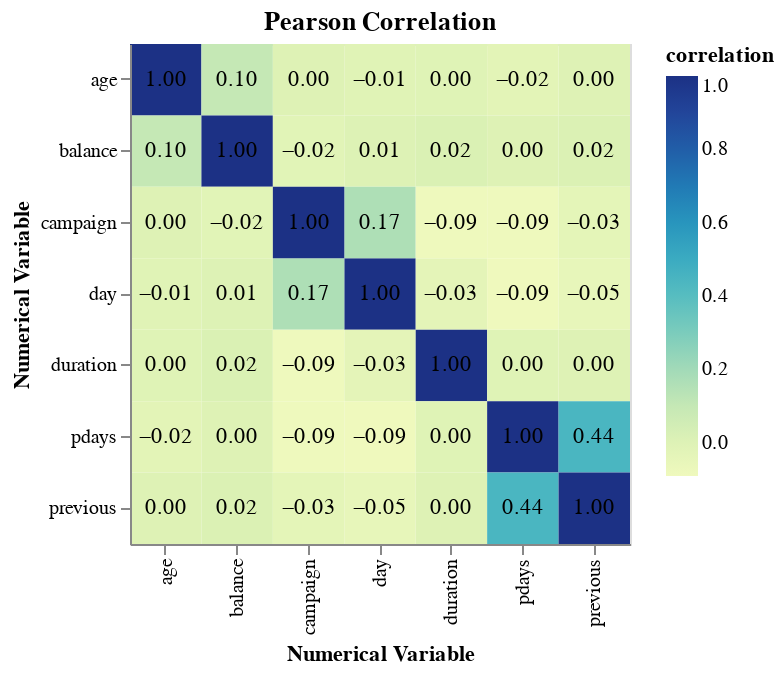

Notebook code for this chart:
### Code cell
# measure linear relationship
person_corr_df = train_df[numerical_cols].corr("pearson").unstack().reset_index()
person_corr_df.columns = ["num_variable_0", "num_variable_1", "correlation"]

corr_heatmap = alt.Chart(person_corr_df).mark_rect().encode(
    x=alt.X("num_variable_0").title("Numerical Variable"),
    y=alt.Y("num_variable_1").title("Numerical Variable"),
    color="correlation:Q"
).properties(
    width=250,
    height=250
)

text = alt.Chart(person_corr_df, title="Pearson Correlation").mark_text().encode(
    x=alt.X("num_variable_0").title("Numerical Variable"),
    y=alt.Y("num_variable_1").title("Numerical Variable"),
    text=alt.Text("correlation:Q", format=".2f")
)

corr_heatmap + text

### Figure 1 — Vega specification as saved in the notebook (floating-point values rounded to 4 significant figures)
{"$schema": "https://vega.github.io/schema/vega/v5.json", "data": [{"name": "source_0", "values": [{"correlation": 1.0, "num_variable_0": "age", "num_variable_1": "age"}, {"correlation": 0.1001, "num_variable_0": "age", "num_variable_1": "balance"}, {"correlation": -0.009646, "num_variable_0": "age", "num_variable_1": "day"}, {"correlation": -0.003913, "num_variable_0": "age", "num_variable_1": "duration"}, {"correlation": 0.001509, "num_variable_0": "age", "num_variable_1": "campaign"}, {"correlation": -0.02264, "num_variable_0": "age", "num_variable_1": "pdays"}, {"correlation": 0.004601, "num_variable_0": "age", "num_variable_1": "previous"}, {"correlation": 0.1001, "num_variable_0": "balance", "num_variable_1": "age"}, {"correlation": 1.0, "num_variable_0": "balance", "num_variable_1": "balance"}, {"correlation": 0.008295, "num_variable_0": "balance", "num_variable_1": "day"}, {"correlation": 0.02214, "num_variable_0": "balance", "num_variable_1": "duration"}, {"correlation": -0.01688, "num_variable_0": "balance", "num_variable_1": "campaign"}, {"correlation": 0.004652, "num_variable_0": "balance", "num_variable_1": "pdays"}, {"correlation": 0.0173, "num_variable_0": "balance", "num_variable_1": "previous"}, {"correlation": -0.009646, "num_variable_0": "day", "num_variable_1": "age"}, {"correlation": 0.008295, "num_variable_0": "day", "num_variable_1": "balance"}, {"correlation": 1.0, "num_variable_0": "day", "num_variable_1": "day"}, {"correlation": -0.02892, "num_variable_0": "day", "num_variable_1": "duration"}, {"correlation": 0.1669, "num_variable_0": "day", "num_variable_1": "campaign"}, {"correlation": -0.0907, "num_variable_0": "day", "num_variable_1": "pdays"}, {"correlation": -0.04893, "num_variable_0": "day", "num_variable_1": "previous"}, {"correlation": -0.003913, "num_variable_0": "duration", "num_variable_1": "age"}, {"correlation": 0.02214, "num_variable_0": "duration", "num_variable_1": "balance"}, {"correlation": -0.02892, "num_variable_0": "duration", "num_variable_1": "day"}, {"correlation": 1.0, "num_variable_0": "duration", "num_variable_1": "duration"}, {"correlation": -0.08685, "num_variable_0": "duration", "num_variable_1": "campaign"}, {"correlation": -0.004273, "num_variable_0": "duration", "num_variable_1": "pdays"}, {"correlation": 0.002003, "num_variable_0": "duration", "num_variable_1": "previous"}, {"correlation": 0.001509, "num_variable_0": "campaign", "num_variable_1": "age"}, {"correlation": -0.01688, "num_variable_0": "campaign", "num_variable_1": "balance"}, {"correlation": 0.1669, "num_variable_0": "campaign", "num_variable_1": "day"}, {"correlation": -0.08685, "num_variable_0": "campaign", "num_variable_1": "duration"}, {"correlation": 1.0, "num_variable_0": "campaign", "num_variable_1": "campaign"}, {"correlation": -0.08587, "num_variable_0": "campaign", "num_variable_1": "pdays"}, {"correlation": -0.02988, "num_variable_0": "campaign", "num_variable_1": "previous"}, {"correlation": -0.02264, "num_variable_0": "pdays", "num_variable_1": "age"}, {"correlation": 0.004652, "num_variable_0": "pdays", "num_variable_1": "balance"}, {"correlation": -0.0907, "num_variable_0": "pdays", "num_variable_1": "day"}, {"correlation": -0.004273, "num_variable_0": "pdays", "num_variable_1": "duration"}, {"correlation": -0.08587, "num_variable_0": "pdays", "num_variable_1": "campaign"}, {"correlation": 1.0, "num_variable_0": "pdays", "num_variable_1": "pdays"}, {"correlation": 0.4404, "num_variable_0": "pdays", "num_variable_1": "previous"}, {"correlation": 0.004601, "num_variable_0": "previous", "num_variable_1": "age"}, {"correlation": 0.0173, "num_variable_0": "previous", "num_variable_1": "balance"}, {"correlation": -0.04893, "num_variable_0": "previous", "num_variable_1": "day"}, {"correlation": 0.002003, "num_variable_0": "previous", "num_variable_1": "duration"}, {"correlation": -0.02988, "num_variable_0": "previous", "num_variable_1": "campaign"}, {"correlation": 0.4404, "num_variable_0": "previous", "num_variable_1": "pdays"}, {"correlation": 1.0, "num_variable_0": "previous", "num_variable_1": "previous"}]}, {"name": "data_0", "values": [{"correlation": 1.0, "num_variable_0": "age", "num_variable_1": "age"}, {"correlation": 0.1001, "num_variable_0": "age", "num_variable_1": "balance"}, {"correlation": -0.009646, "num_variable_0": "age", "num_variable_1": "day"}, {"correlation": -0.003913, "num_variable_0": "age", "num_variable_1": "duration"}, {"correlation": 0.001509, "num_variable_0": "age", "num_variable_1": "campaign"}, {"correlation": -0.02264, "num_variable_0": "age", "num_variable_1": "pdays"}, {"correlation": 0.004601, "num_variable_0": "age", "num_variable_1": "previous"}, {"correlation": 0.1001, "num_variable_0": "balance", "num_variable_1": "age"}, {"correlation": 1.0, "num_variable_0": "balance", "num_variable_1": "balance"}, {"correlation": 0.008295, "num_variable_0": "balance", "num_variable_1": "day"}, {"correlation": 0.02214, "num_variable_0": "balance", "num_variable_1": "duration"}, {"correlation": -0.01688, "num_variable_0": "balance", "num_variable_1": "campaign"}, {"correlation": 0.004652, "num_variable_0": "balance", "num_variable_1": "pdays"}, {"correlation": 0.0173, "num_variable_0": "balance", "num_variable_1": "previous"}, {"correlation": -0.009646, "num_variable_0": "day", "num_variable_1": "age"}, {"correlation": 0.008295, "num_variable_0": "day", "num_variable_1": "balance"}, {"correlation": 1.0, "num_variable_0": "day", "num_variable_1": "day"}, {"correlation": -0.02892, "num_variable_0": "day", "num_variable_1": "duration"}, {"correlation": 0.1669, "num_variable_0": "day", "num_variable_1": "campaign"}, {"correlation": -0.0907, "num_variable_0": "day", "num_variable_1": "pdays"}, {"correlation": -0.04893, "num_variable_0": "day", "num_variable_1": "previous"}, {"correlation": -0.003913, "num_variable_0": "duration", "num_variable_1": "age"}, {"correlation": 0.02214, "num_variable_0": "duration", "num_variable_1": "balance"}, {"correlation": -0.02892, "num_variable_0": "duration", "num_variable_1": "day"}, {"correlation": 1.0, "num_variable_0": "duration", "num_variable_1": "duration"}, {"correlation": -0.08685, "num_variable_0": "duration", "num_variable_1": "campaign"}, {"correlation": -0.004273, "num_variable_0": "duration", "num_variable_1": "pdays"}, {"correlation": 0.002003, "num_variable_0": "duration", "num_variable_1": "previous"}, {"correlation": 0.001509, "num_variable_0": "campaign", "num_variable_1": "age"}, {"correlation": -0.01688, "num_variable_0": "campaign", "num_variable_1": "balance"}, {"correlation": 0.1669, "num_variable_0": "campaign", "num_variable_1": "day"}, {"correlation": -0.08685, "num_variable_0": "campaign", "num_variable_1": "duration"}, {"correlation": 1.0, "num_variable_0": "campaign", "num_variable_1": "campaign"}, {"correlation": -0.08587, "num_variable_0": "campaign", "num_variable_1": "pdays"}, {"correlation": -0.02988, "num_variable_0": "campaign", "num_variable_1": "previous"}, {"correlation": -0.02264, "num_variable_0": "pdays", "num_variable_1": "age"}, {"correlation": 0.004652, "num_variable_0": "pdays", "num_variable_1": "balance"}, {"correlation": -0.0907, "num_variable_0": "pdays", "num_variable_1": "day"}, {"correlation": -0.004273, "num_variable_0": "pdays", "num_variable_1": "duration"}, {"correlation": -0.08587, "num_variable_0": "pdays", "num_variable_1": "campaign"}, {"correlation": 1.0, "num_variable_0": "pdays", "num_variable_1": "pdays"}, {"correlation": 0.4404, "num_variable_0": "pdays", "num_variable_1": "previous"}, {"correlation": 0.004601, "num_variable_0": "previous", "num_variable_1": "age"}, {"correlation": 0.0173, "num_variable_0": "previous", "num_variable_1": "balance"}, {"correlation": -0.04893, "num_variable_0": "previous", "num_variable_1": "day"}, {"correlation": 0.002003, "num_variable_0": "previous", "num_variable_1": "duration"}, {"correlation": -0.02988, "num_variable_0": "previous", "num_variable_1": "campaign"}, {"correlation": 0.4404, "num_variable_0": "previous", "num_variable_1": "pdays"}, {"correlation": 1.0, "num_variable_0": "previous", "num_variable_1": "previous"}]}, {"name": "data_0_x_domain_num_variable_0_0", "values": [{"num_variable_0": "age"}, {"num_variable_0": "balance"}, {"num_variable_0": "day"}, {"num_variable_0": "duration"}, {"num_variable_0": "campaign"}, {"num_variable_0": "pdays"}, {"num_variable_0": "previous"}]}, {"name": "source_0_x_domain_num_variable_0_1", "values": [{"num_variable_0": "age"}, {"num_variable_0": "balance"}, {"num_variable_0": "day"}, {"num_variable_0": "duration"}, {"num_variable_0": "campaign"}, {"num_variable_0": "pdays"}, {"num_variable_0": "previous"}]}, {"name": "data_0_y_domain_num_variable_1_0", "values": [{"num_variable_1": "age"}, {"num_variable_1": "balance"}, {"num_variable_1": "day"}, {"num_variable_1": "duration"}, {"num_variable_1": "campaign"}, {"num_variable_1": "pdays"}, {"num_variable_1": "previous"}]}, {"name": "source_0_y_domain_num_variable_1_1", "values": [{"num_variable_1": "age"}, {"num_variable_1": "balance"}, {"num_variable_1": "day"}, {"num_variable_1": "duration"}, {"num_variable_1": "campaign"}, {"num_variable_1": "pdays"}, {"num_variable_1": "previous"}]}, {"name": "data_0_color_domain_correlation", "values": [{"min": -0.0907, "max": 1.0}]}], "marks": [{"type": "rect", "name": "layer_0_marks", "from": {"data": "data_0"}, "encode": {"update": {"description": {"signal": "\"Numerical Variable: \" + (isValid(datum[\"num_variable_0\"]) ? datum[\"num_variable_0\"] : \"\"+datum[\"num_variable_0\"]) + \"; correlation: \" + (format(datum[\"correlation\"], \"\"))"}, "x": {"field": "num_variable_0", "scale": "x"}, "fill": {"field": "correlation", "scale": "color"}, "y": {"field": "num_variable_1", "scale": "y"}, "width": {"signal": "max(0.25, bandwidth('x'))"}, "height": {"signal": "max(0.25, bandwidth('y'))"}}}, "style": ["rect"]}, {"type": "text", "name": "layer_1_marks", "from": {"data": "source_0"}, "encode": {"update": {"y": {"field": "num_variable_1", "scale": "y", "band": 0.5}, "text": {"signal": "format(datum[\"correlation\"], \".2f\")"}, "x": {"field": "num_variable_0", "scale": "x", "band": 0.5}, "fill": {"value": "black"}, "description": {"signal": "\"Numerical Variable: \" + (isValid(datum[\"num_variable_0\"]) ? datum[\"num_variable_0\"] : \"\"+datum[\"num_variable_0\"]) + \"; correlation: \" + (format(datum[\"correlation\"], \".2f\"))"}, "baseline": {"value": "middle"}, "align": {"value": "center"}}}, "style": ["text"]}], "scales": [{"name": "x", "type": "band", "domain": {"fields": [{"data": "data_0_x_domain_num_variable_0_0", "field": "num_variable_0"}, {"data": "source_0_x_domain_num_variable_0_1", "field": "num_variable_0"}], "sort": true}, "range": [0, {"signal": "width"}], "paddingOuter": 0, "paddingInner": 0}, {"name": "y", "type": "band", "domain": {"fields": [{"data": "data_0_y_domain_num_variable_1_0", "field": "num_variable_1"}, {"data": "source_0_y_domain_num_variable_1_1", "field": "num_variable_1"}], "sort": true}, "range": [0, {"signal": "height"}], "paddingInner": 0, "paddingOuter": 0}, {"name": "color", "type": "linear", "domain": [{"signal": "(data(\"data_0_color_domain_correlation\")[0] || {}).min"}, {"signal": "(data(\"data_0_color_domain_correlation\")[0] || {}).max"}], "range": "heatmap", "interpolate": "hcl", "zero": false}], "axes": [{"scale": "x", "zindex": 1, "title": "Numerical Variable", "grid": false, "labelAlign": "right", "labelBaseline": "middle", "orient": "bottom", "labelAngle": 270}, {"scale": "y", "grid": false, "zindex": 1, "title": "Numerical Variable", "orient": "left"}], "title": {"text": "Pearson Correlation", "frame": "group"}, "height": 250, "background": "white", "legends": [{"fill": "color", "gradientLength": {"signal": "clamp(height, 64, 200)"}, "title": "correlation"}], "padding": 5, "width": 250, "style": "cell"}
